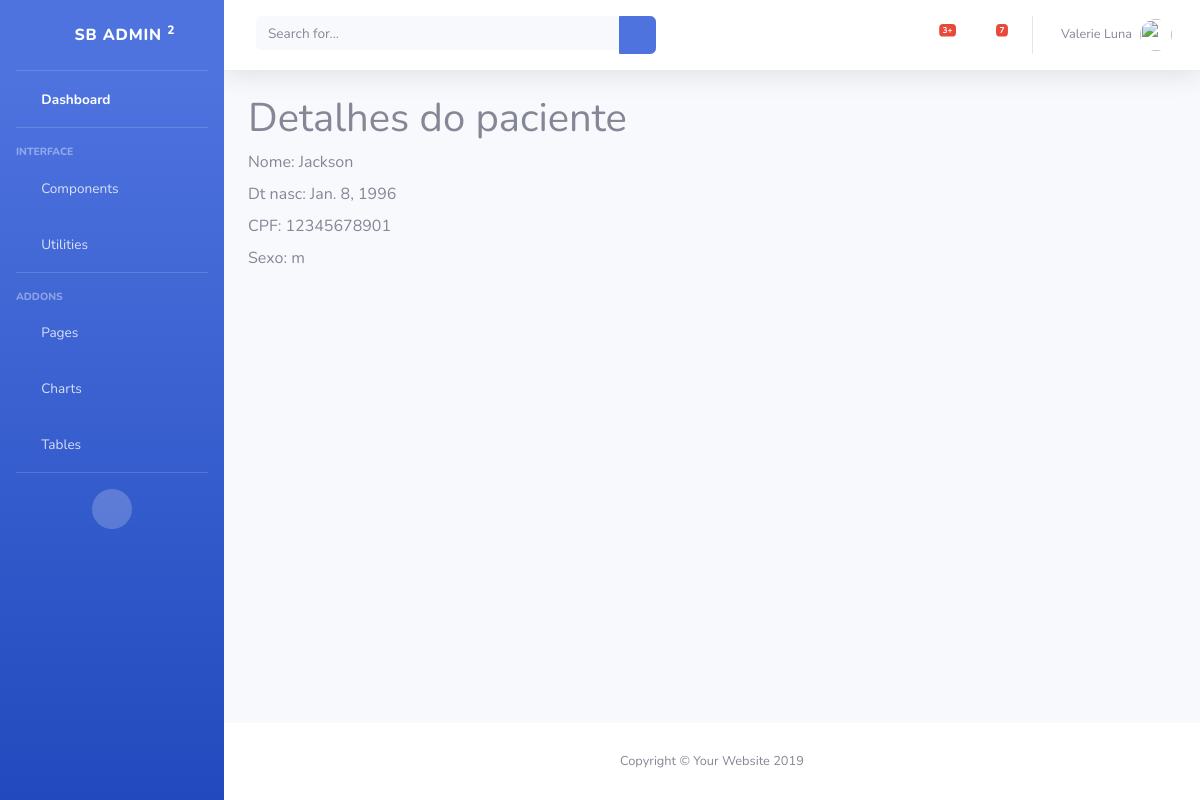
The page /atendimento/paciente/1 on the database its author committed.
### atendimento/models.py (models this page shows)
class Paciente(models.Model):
    nome = models.CharField(max_length=50)
    dt_nasc = models.DateField()
    cpf = models.CharField(max_length=11)
    sexo = models.CharField(max_length=1)

### atendimento/views.py (the view)
# urls.py: path('paciente/<int:paciente_id>', views.paciente_show),
def paciente_show(request, paciente_id):
    paciente = Paciente.objects.get(id=paciente_id)
    return render (request, 'paciente/show.html', {'paciente': paciente})

### atendimento/templates/paciente/show.html
{% extends 'base.html' %}
{% block conteudo %}
<h1>Detalhes do paciente</h1>
<div>
    <label>Nome:</label>
    {{paciente.nome}}
</div>
<div>
    <label>Dt nasc:</label>
    {{paciente.dt_nasc}}
</div>
<div>
    <label>CPF:</label>
    {{paciente.cpf}}
</div>
<div>
    <label>Sexo:</label>
    {{paciente.sexo}}
</div>
{% endblock %}

### rows shown on the page
Paciente: nome "Jackson", dt_nasc "Jan. 8, 1996", cpf "12345678901", sexo "m"
